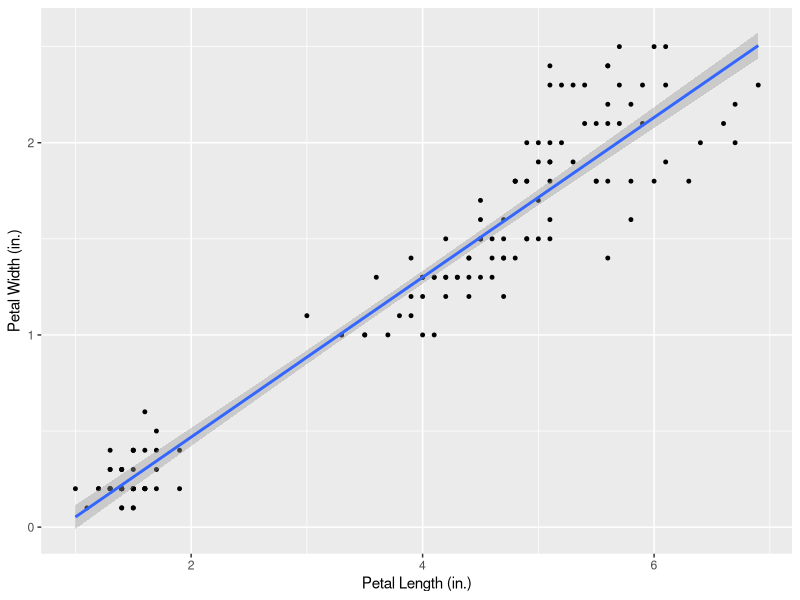
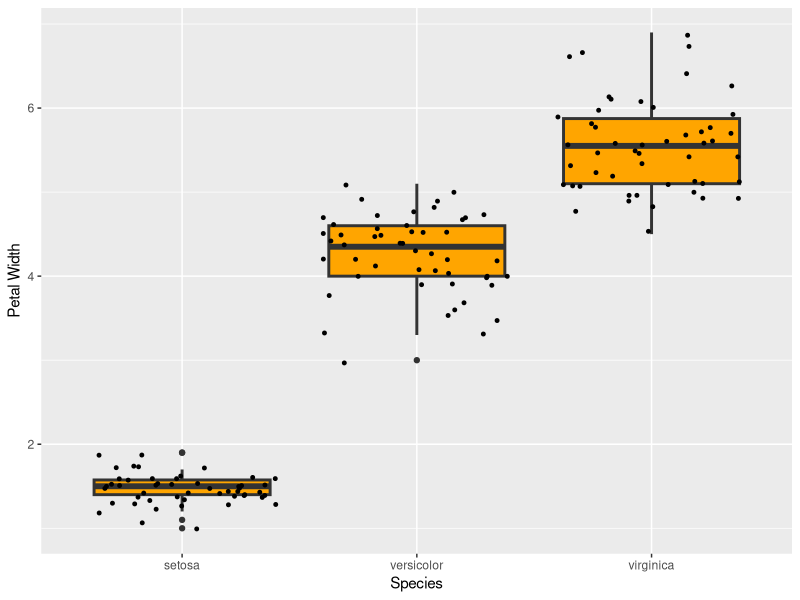
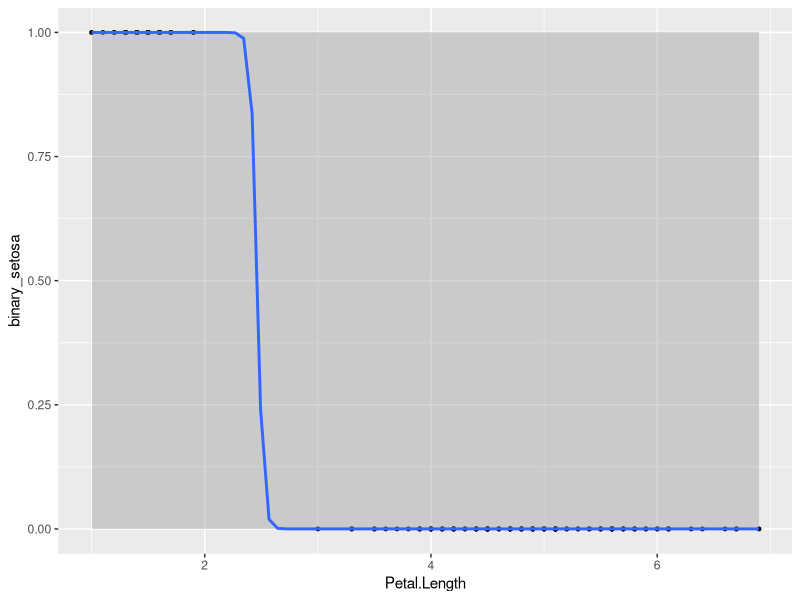
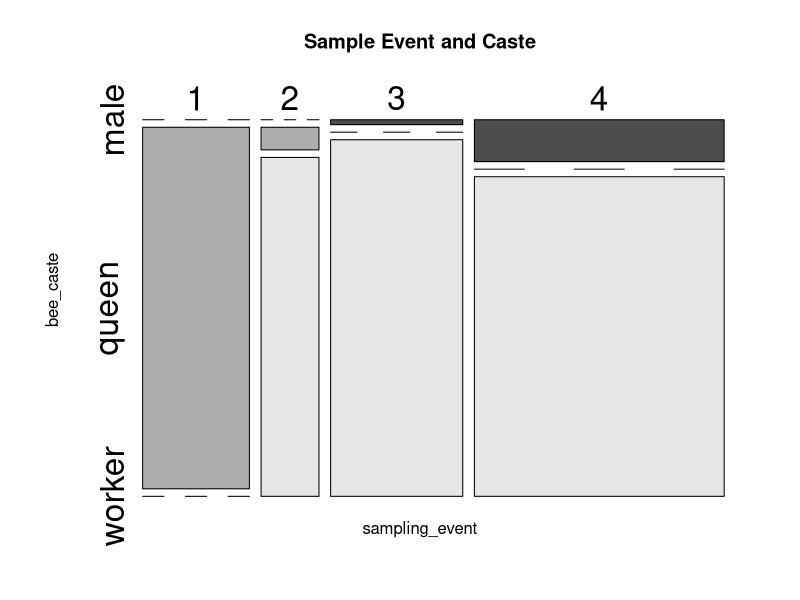

The R source for these figures, in order:
#Homework 09 Scratch

library(ggplot2)

## Question 1

iris <- iris



petal.plot <- ggplot(data = iris, aes(x = Petal.Length, y = Petal.Width)) + 
  geom_point(size=1) +
  geom_smooth(method="lm")+
  labs(
    x = "Petal Length (in.)",
    y= "Petal Width (in.)"
  )


petal.plot


## Question 2

petal.box <- ggplot(data = iris, aes(x = Species, y = Petal.Length)) + 
  geom_boxplot(size=1, fill = "orange")+
  geom_jitter(size=1) + 

  labs(
    x = "Species",
    y= "Petal Width"
  )
petal.box

## Question 3

library(tidyverse)

newdf <- iris%>%
  mutate(binary_setosa=case_when(Species=="setosa"~1, TRUE ~0)) %>%
  select(Species, binary_setosa, everything())
newdf


class(newdf$binary_setosa)


binary.jit <- ggplot(data = newdf, aes(x = Petal.Length, y = binary_setosa)) + 
  geom_point(size=1)+
  geom_smooth(method = "glm", method.args = list(family = "binomial"))

binary.jit

## Question 4

bumble <- read.csv("beeData.csv")




mosaic1<- mosaicplot(~  sampling_event+ bee_caste, data=bumble, main = "Sample Event and Caste", color=TRUE, cex.axis= 2)
